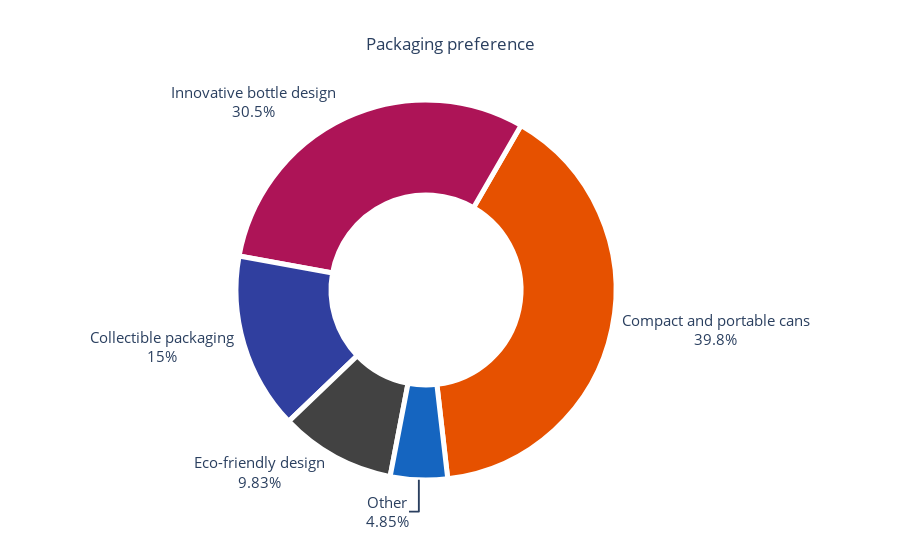

Source (notebook cell):
### Code cell
fig = go.Figure()

fig.add_trace(
    go.Pie(labels =packaging_df['package'], values = packaging_df['count'])
)

fig.update_traces(textinfo='label+percent',textfont_size=15,
                  hole = 0.5,
                  insidetextorientation='horizontal',
                  marker=dict(colors=[colors['orange'],colors['pink'],colors['blue'],colors['gray'],colors['sky']],
                              line = dict(color=colors['white'],width=5)),
                  showlegend=False,
                  rotation = 30)

fig.update_layout(title_text='Packaging preference', title_x=0.5)

fig.show()

### Figure 1 — Plotly figure (JSON) as saved in the notebook; plotly's stock layout.template omitted (floating-point values rounded to 4 significant figures)
{"data": [{"hole": 0.5, "insidetextorientation": "horizontal", "labels": ["Compact and portable cans", "Innovative bottle design", "Collectible packaging", "Eco-friendly design", "Other"], "marker": {"colors": ["rgb(230, 81, 0)", "rgb(173, 20, 87)", "rgb(48, 63, 159)", "rgb(66, 66, 66)", "rgb(21, 101, 192)"], "line": {"color": "rgb(255,255,255)", "width": 5}}, "rotation": 30, "showlegend": false, "textfont": {"size": 15}, "textinfo": "label+percent", "type": "pie", "values": [3984, 3047, 1501, 983, 485]}], "layout": {"title": {"text": "Packaging preference", "x": 0.5}}}
